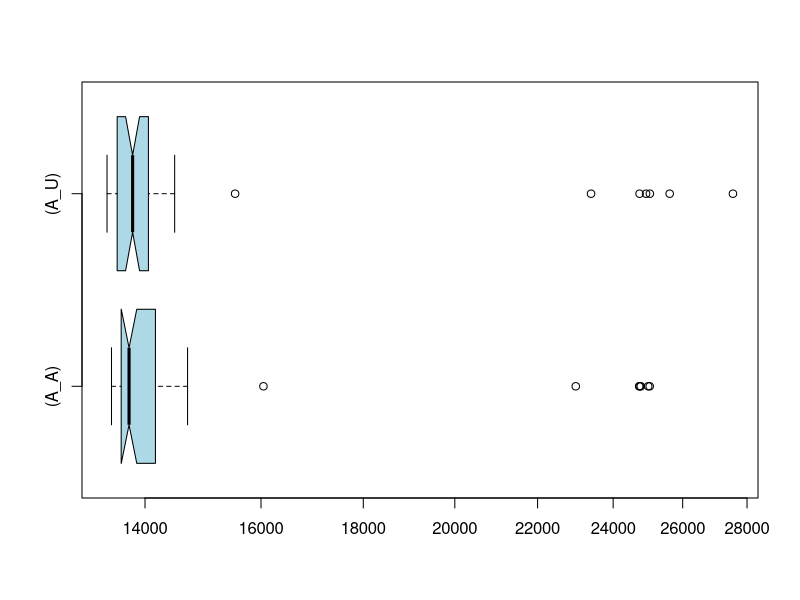

Generate this figure with R:
if (exists("A_A")) remove("A_A")
if (exists("A_U")) remove("A_U")
if (exists("C_A")) remove("C_A")
if (exists("C_U")) remove("C_U")
A_U<-c(25036,23397,27550,24927,25614,24742,14123,13830,13416,13558,14330,13502,13574,13485,13999,13962,13933,13485,13947,14486,13427,13685,13821,13488,13834,15530,13701,13673,13690,13401,13837,13519,13504,13441,13796,13721,13561,14205,13465,13956,13507,14052,13936,13665,13790,14055,13807,13631,13790,14462)
A_A<-c(22989,25031,24989,24730,24749,24776,13725,13623,13929,13531,13512,13905,13491,13621,13514,13759,13531,13731,13470,13810,13713,14181,13475,13947,13490,13701,14680,13564,14400,13478,13872,13682,13666,13666,14199,14069,16045,14169,13671,13486,13873,13478,14100,14703,13962,13677,13929,13654,13885,13634)
if (exists("A_U")) boxplot.stats(A_U)
if (exists("A_A")) boxplot.stats(A_A)
if (exists("C_U")) boxplot.stats(C_U)
if (exists("C_A")) boxplot.stats(C_A)
if (exists("A_U")) summary(A_U)
if (exists("A_A")) summary(A_A)
if (exists("C_U")) summary(C_U)
if (exists("C_A")) summary(C_A)
if (exists("A_U")) boxplot(A_A,A_U,col="lightblue",horizontal=TRUE,log="x",match=TRUE,names=c("(A_A)","(A_U)"),notch=TRUE)
if (exists("C_U")) boxplot(C_A,C_U,col="lightblue",horizontal=TRUE,log="x",match=TRUE,names=c("(C_A)","(C_U)"),notch=TRUE)
